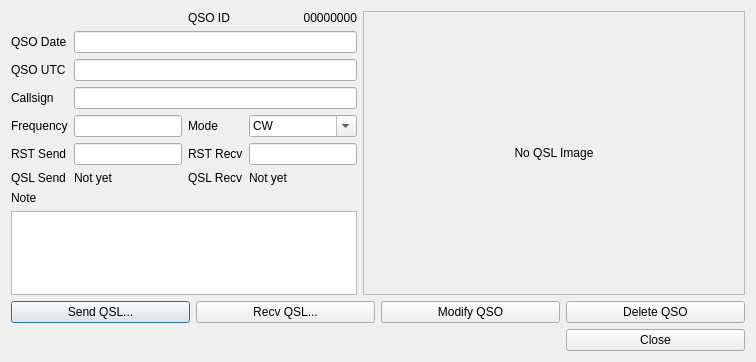
<?xml version="1.0" encoding="UTF-8"?>
<ui version="4.0">
 <class>QSODetailDialog</class>
 <widget class="QDialog" name="QSODetailDialog">
  <property name="geometry">
   <rect>
    <x>0</x>
    <y>0</y>
    <width>756</width>
    <height>362</height>
   </rect>
  </property>
  <property name="windowTitle">
   <string>QSO Details</string>
  </property>
  <layout class="QGridLayout" name="gridLayout_2">
   <item row="2" column="0">
    <widget class="QLabel" name="label_2">
     <property name="text">
      <string>QSO UTC</string>
     </property>
    </widget>
   </item>
   <item row="4" column="0">
    <widget class="QLabel" name="label_4">
     <property name="text">
      <string>Frequency</string>
     </property>
    </widget>
   </item>
   <item row="0" column="2">
    <widget class="QLabel" name="label_10">
     <property name="text">
      <string>QSO ID</string>
     </property>
    </widget>
   </item>
   <item row="9" column="0">
    <spacer name="verticalSpacer">
     <property name="orientation">
      <enum>Qt::Vertical</enum>
     </property>
     <property name="sizeHint" stdset="0">
      <size>
       <width>20</width>
       <height>40</height>
      </size>
     </property>
    </spacer>
   </item>
   <item row="8" column="0" colspan="4">
    <widget class="QTextEdit" name="noteTextEdit">
     <property name="sizePolicy">
      <sizepolicy hsizetype="Preferred" vsizetype="Expanding">
       <horstretch>0</horstretch>
       <verstretch>0</verstretch>
      </sizepolicy>
     </property>
    </widget>
   </item>
   <item row="4" column="3">
    <widget class="QComboBox" name="comboBox">
     <property name="sizePolicy">
      <sizepolicy hsizetype="Preferred" vsizetype="Fixed">
       <horstretch>0</horstretch>
       <verstretch>0</verstretch>
      </sizepolicy>
     </property>
     <property name="editable">
      <bool>true</bool>
     </property>
     <item>
      <property name="text">
       <string>CW</string>
      </property>
     </item>
     <item>
      <property name="text">
       <string>Eyeball</string>
      </property>
     </item>
     <item>
      <property name="text">
       <string>FM</string>
      </property>
     </item>
     <item>
      <property name="text">
       <string>FT4</string>
      </property>
     </item>
     <item>
      <property name="text">
       <string>FT8</string>
      </property>
     </item>
     <item>
      <property name="text">
       <string>SSB</string>
      </property>
     </item>
     <item>
      <property name="text">
       <string>SSTV</string>
      </property>
     </item>
    </widget>
   </item>
   <item row="0" column="3">
    <widget class="QLabel" name="qsoIDLabel">
     <property name="text">
      <string>00000000</string>
     </property>
     <property name="alignment">
      <set>Qt::AlignRight|Qt::AlignTrailing|Qt::AlignVCenter</set>
     </property>
    </widget>
   </item>
   <item row="6" column="0">
    <widget class="QLabel" name="label_9">
     <property name="text">
      <string>QSL Send</string>
     </property>
    </widget>
   </item>
   <item row="2" column="1" colspan="3">
    <widget class="QLineEdit" name="qsoUTCLineEdit">
     <property name="sizePolicy">
      <sizepolicy hsizetype="Preferred" vsizetype="Fixed">
       <horstretch>0</horstretch>
       <verstretch>0</verstretch>
      </sizepolicy>
     </property>
     <property name="maxLength">
      <number>4</number>
     </property>
    </widget>
   </item>
   <item row="1" column="1" colspan="3">
    <widget class="QLineEdit" name="qsoDateLineEdit">
     <property name="sizePolicy">
      <sizepolicy hsizetype="Preferred" vsizetype="Fixed">
       <horstretch>0</horstretch>
       <verstretch>0</verstretch>
      </sizepolicy>
     </property>
     <property name="maxLength">
      <number>8</number>
     </property>
    </widget>
   </item>
   <item row="6" column="3">
    <widget class="QLabel" name="qslRecvLabel">
     <property name="text">
      <string>Not yet</string>
     </property>
    </widget>
   </item>
   <item row="4" column="2">
    <widget class="QLabel" name="label_5">
     <property name="text">
      <string>Mode</string>
     </property>
    </widget>
   </item>
   <item row="5" column="3">
    <widget class="QLineEdit" name="rstRecvLineEdit">
     <property name="sizePolicy">
      <sizepolicy hsizetype="Preferred" vsizetype="Fixed">
       <horstretch>0</horstretch>
       <verstretch>0</verstretch>
      </sizepolicy>
     </property>
    </widget>
   </item>
   <item row="5" column="1">
    <widget class="QLineEdit" name="rstSendLineEdit">
     <property name="sizePolicy">
      <sizepolicy hsizetype="Preferred" vsizetype="Fixed">
       <horstretch>0</horstretch>
       <verstretch>0</verstretch>
      </sizepolicy>
     </property>
    </widget>
   </item>
   <item row="5" column="0">
    <widget class="QLabel" name="label_6">
     <property name="text">
      <string>RST Send</string>
     </property>
    </widget>
   </item>
   <item row="3" column="0">
    <widget class="QLabel" name="label_3">
     <property name="text">
      <string>Callsign</string>
     </property>
    </widget>
   </item>
   <item row="5" column="2">
    <widget class="QLabel" name="label_7">
     <property name="text">
      <string>RST Recv</string>
     </property>
    </widget>
   </item>
   <item row="7" column="0">
    <widget class="QLabel" name="label_8">
     <property name="text">
      <string>Note</string>
     </property>
    </widget>
   </item>
   <item row="4" column="1">
    <widget class="QLineEdit" name="freqLineEdit">
     <property name="sizePolicy">
      <sizepolicy hsizetype="Preferred" vsizetype="Fixed">
       <horstretch>0</horstretch>
       <verstretch>0</verstretch>
      </sizepolicy>
     </property>
    </widget>
   </item>
   <item row="1" column="0">
    <widget class="QLabel" name="label">
     <property name="text">
      <string>QSO Date</string>
     </property>
    </widget>
   </item>
   <item row="12" column="0" colspan="5">
    <layout class="QGridLayout" name="gridLayout">
     <item row="0" column="0">
      <widget class="QPushButton" name="pushButton">
       <property name="text">
        <string>Send QSL...</string>
       </property>
      </widget>
     </item>
     <item row="0" column="4">
      <widget class="QPushButton" name="pushButton_4">
       <property name="text">
        <string>Delete QSO</string>
       </property>
      </widget>
     </item>
     <item row="0" column="1">
      <widget class="QPushButton" name="pushButton_2">
       <property name="text">
        <string>Recv QSL...</string>
       </property>
      </widget>
     </item>
     <item row="0" column="2">
      <widget class="QPushButton" name="pushButton_3">
       <property name="text">
        <string>Modify QSO</string>
       </property>
      </widget>
     </item>
     <item row="1" column="4">
      <widget class="QPushButton" name="pushButton_5">
       <property name="text">
        <string>Close</string>
       </property>
      </widget>
     </item>
    </layout>
   </item>
   <item row="3" column="1" colspan="3">
    <widget class="QLineEdit" name="callsignLineEdit">
     <property name="sizePolicy">
      <sizepolicy hsizetype="Preferred" vsizetype="Fixed">
       <horstretch>0</horstretch>
       <verstretch>0</verstretch>
      </sizepolicy>
     </property>
    </widget>
   </item>
   <item row="6" column="2">
    <widget class="QLabel" name="label_11">
     <property name="text">
      <string>QSL Recv</string>
     </property>
    </widget>
   </item>
   <item row="6" column="1">
    <widget class="QLabel" name="qslSendLabel">
     <property name="text">
      <string>Not yet</string>
     </property>
    </widget>
   </item>
   <item row="0" column="4" rowspan="9">
    <widget class="QFrame" name="frame">
     <property name="sizePolicy">
      <sizepolicy hsizetype="Expanding" vsizetype="Preferred">
       <horstretch>0</horstretch>
       <verstretch>0</verstretch>
      </sizepolicy>
     </property>
     <property name="frameShape">
      <enum>QFrame::StyledPanel</enum>
     </property>
     <property name="frameShadow">
      <enum>QFrame::Raised</enum>
     </property>
     <layout class="QGridLayout" name="gridLayout_3">
      <item row="0" column="0">
       <widget class="QLabel" name="qslImageLabel">
        <property name="sizePolicy">
         <sizepolicy hsizetype="Expanding" vsizetype="Preferred">
          <horstretch>0</horstretch>
          <verstretch>0</verstretch>
         </sizepolicy>
        </property>
        <property name="text">
         <string>No QSL Image</string>
        </property>
        <property name="alignment">
         <set>Qt::AlignCenter</set>
        </property>
       </widget>
      </item>
     </layout>
    </widget>
   </item>
  </layout>
 </widget>
 <resources/>
 <connections/>
</ui>
